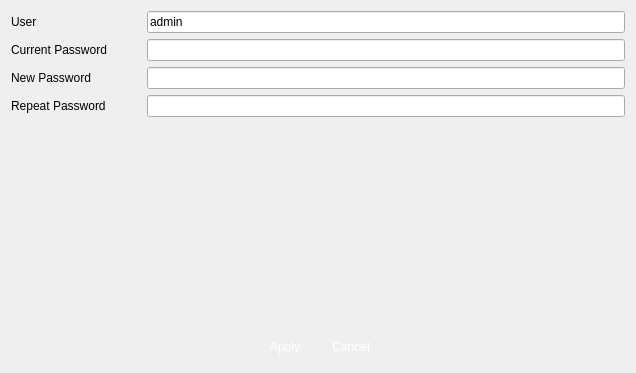
<?xml version="1.0" encoding="UTF-8"?>
<ui version="4.0">
 <class>VSCStorUser</class>
 <widget class="QWidget" name="VSCStorUser">
  <property name="geometry">
   <rect>
    <x>0</x>
    <y>0</y>
    <width>636</width>
    <height>373</height>
   </rect>
  </property>
  <property name="windowTitle">
   <string>Master Hard Disk Selecting</string>
  </property>
  <property name="windowIcon">
   <iconset>
    <normaloff>:/logo/resources/vscsmall.jpg</normaloff>:/logo/resources/vscsmall.jpg</iconset>
  </property>
  <layout class="QVBoxLayout" name="verticalLayout">
   <item>
    <layout class="QGridLayout" name="gridLayout">
     <property name="horizontalSpacing">
      <number>40</number>
     </property>
     <item row="2" column="2">
      <widget class="QLineEdit" name="newPasswd">
       <property name="maximumSize">
        <size>
         <width>16777215</width>
         <height>16777215</height>
        </size>
       </property>
       <property name="echoMode">
        <enum>QLineEdit::Password</enum>
       </property>
       <property name="readOnly">
        <bool>false</bool>
       </property>
      </widget>
     </item>
     <item row="0" column="2">
      <widget class="QLineEdit" name="user">
       <property name="text">
        <string>admin</string>
       </property>
       <property name="readOnly">
        <bool>true</bool>
       </property>
      </widget>
     </item>
     <item row="0" column="0">
      <widget class="QLabel" name="label">
       <property name="text">
        <string>User</string>
       </property>
      </widget>
     </item>
     <item row="1" column="0">
      <widget class="QLabel" name="label_2">
       <property name="text">
        <string>Current Password</string>
       </property>
      </widget>
     </item>
     <item row="1" column="2">
      <widget class="QLineEdit" name="curPasswd">
       <property name="maximumSize">
        <size>
         <width>16777215</width>
         <height>16777215</height>
        </size>
       </property>
       <property name="echoMode">
        <enum>QLineEdit::Password</enum>
       </property>
       <property name="readOnly">
        <bool>false</bool>
       </property>
      </widget>
     </item>
     <item row="2" column="0">
      <widget class="QLabel" name="label_4">
       <property name="text">
        <string>New Password</string>
       </property>
      </widget>
     </item>
     <item row="3" column="0">
      <widget class="QLabel" name="label_5">
       <property name="text">
        <string>Repeat Password</string>
       </property>
      </widget>
     </item>
     <item row="3" column="2">
      <widget class="QLineEdit" name="repeatPasswd">
       <property name="maximumSize">
        <size>
         <width>16777215</width>
         <height>16777215</height>
        </size>
       </property>
       <property name="echoMode">
        <enum>QLineEdit::Password</enum>
       </property>
       <property name="readOnly">
        <bool>false</bool>
       </property>
      </widget>
     </item>
    </layout>
   </item>
   <item>
    <spacer name="verticalSpacer">
     <property name="orientation">
      <enum>Qt::Vertical</enum>
     </property>
     <property name="sizeHint" stdset="0">
      <size>
       <width>20</width>
       <height>40</height>
      </size>
     </property>
    </spacer>
   </item>
   <item>
    <layout class="QHBoxLayout" name="horizontalLayout">
     <item>
      <spacer name="horizontalSpacer">
       <property name="orientation">
        <enum>Qt::Horizontal</enum>
       </property>
       <property name="sizeHint" stdset="0">
        <size>
         <width>40</width>
         <height>20</height>
        </size>
       </property>
      </spacer>
     </item>
     <item>
      <widget class="QPushButton" name="pushButtonApply">
       <property name="minimumSize">
        <size>
         <width>60</width>
         <height>30</height>
        </size>
       </property>
       <property name="maximumSize">
        <size>
         <width>60</width>
         <height>30</height>
        </size>
       </property>
       <property name="styleSheet">
        <string notr="true">QPushButton { 
border:none;
color:white;
background-image: url(:/action/resources/button.png);}
QPushButton:hover {
	background-image: url(:/action/resources/buttonpress.png);}
QPushButton:pressed {
	background-image: url(:/action/resources/button.png);}
</string>
       </property>
       <property name="text">
        <string>Apply</string>
       </property>
       <property name="iconSize">
        <size>
         <width>60</width>
         <height>40</height>
        </size>
       </property>
      </widget>
     </item>
     <item>
      <widget class="QPushButton" name="pushButtonCancel">
       <property name="minimumSize">
        <size>
         <width>60</width>
         <height>30</height>
        </size>
       </property>
       <property name="maximumSize">
        <size>
         <width>60</width>
         <height>30</height>
        </size>
       </property>
       <property name="styleSheet">
        <string notr="true">QPushButton { 
border:none;
color:white;
background-image: url(:/action/resources/button.png);}
QPushButton:hover {
	background-image: url(:/action/resources/buttonpress.png);}
QPushButton:pressed {
	background-image: url(:/action/resources/button.png);}
</string>
       </property>
       <property name="text">
        <string>Cancel</string>
       </property>
       <property name="iconSize">
        <size>
         <width>60</width>
         <height>40</height>
        </size>
       </property>
      </widget>
     </item>
     <item>
      <spacer name="horizontalSpacer_2">
       <property name="orientation">
        <enum>Qt::Horizontal</enum>
       </property>
       <property name="sizeHint" stdset="0">
        <size>
         <width>40</width>
         <height>20</height>
        </size>
       </property>
      </spacer>
     </item>
    </layout>
   </item>
  </layout>
 </widget>
 <resources>
  <include location="../../../main/vscmainwindows.qrc"/>
 </resources>
 <connections/>
</ui>
